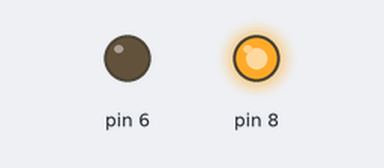
Simulated run of this sketch. Board: Arduino Uno, built with avr-gcc and run on an emulated ATmega328P. On the bench: output pins drawn as LEDs (lit = HIGH).

Above: at 0.5 s.
At 1.5 s:
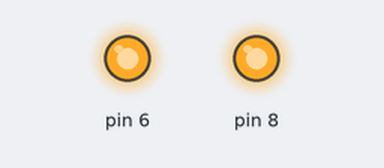
At 3.5 s:
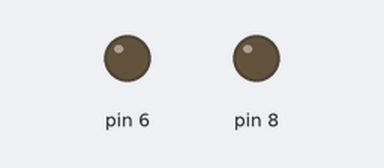
Timing chart, 0 to 5.2 s (numbered marks = the images above):
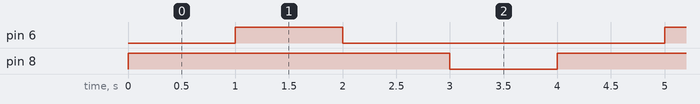

The sketch:

piscar2leds.ino
```cpp
void setup() {
  //progama que envia sinal para a saida 7 para ligar ou desligar
pinMode (8,OUTPUT);
pinMode(6,OUTPUT);
}

void loop() {
  // pisca o led:
  digitalWrite(8,HIGH);//liga
  delay(1000);//1 seg de delay
  digitalWrite(6,HIGH);//liga
  delay(1000);//1 seg de delay
  digitalWrite(6,LOW);//desliga
  delay(1000);//1 seg de delay
  digitalWrite(8,LOW);//desliga
  delay(1000);//1 seg de delay
}
```

Measured:
- by itself, pin 6: alternates HIGH for 1.0 s and LOW for 3.0 s
- by itself, pin 8: alternates HIGH for 3.0 s and LOW for 1.0 s
- by itself, everything shown: repeats every 4.0 s, in 4 steps
